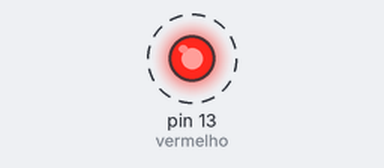
Bench run of a sketch on a simulated Arduino Uno, built with avr-gcc and run on an emulated ATmega328P. On the bench: output pins drawn as LEDs (lit = HIGH). Dashed ring = blinking.

Above: at 0.2 s.
Timing chart, 0 to 3.0 s (numbered marks = the images above):
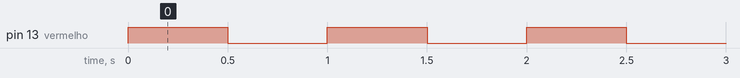

Measured:
- by itself, pin 13 (vermelho): alternates HIGH for 0.50 s and LOW for 0.50 s

The sketch:

exercicio_11.ino
```cpp
const int vermelho=13;

void setup()
{
pinMode(vermelho, OUTPUT);

}

void loop()
{

   digitalWrite (vermelho, HIGH);// DESLIGAR pino 13 (LED VERMELHO)
   delay(500);

   digitalWrite (vermelho, LOW);// DESLIGAR pino 13 (LED VERMELHO)
   delay(500);
 }
```
